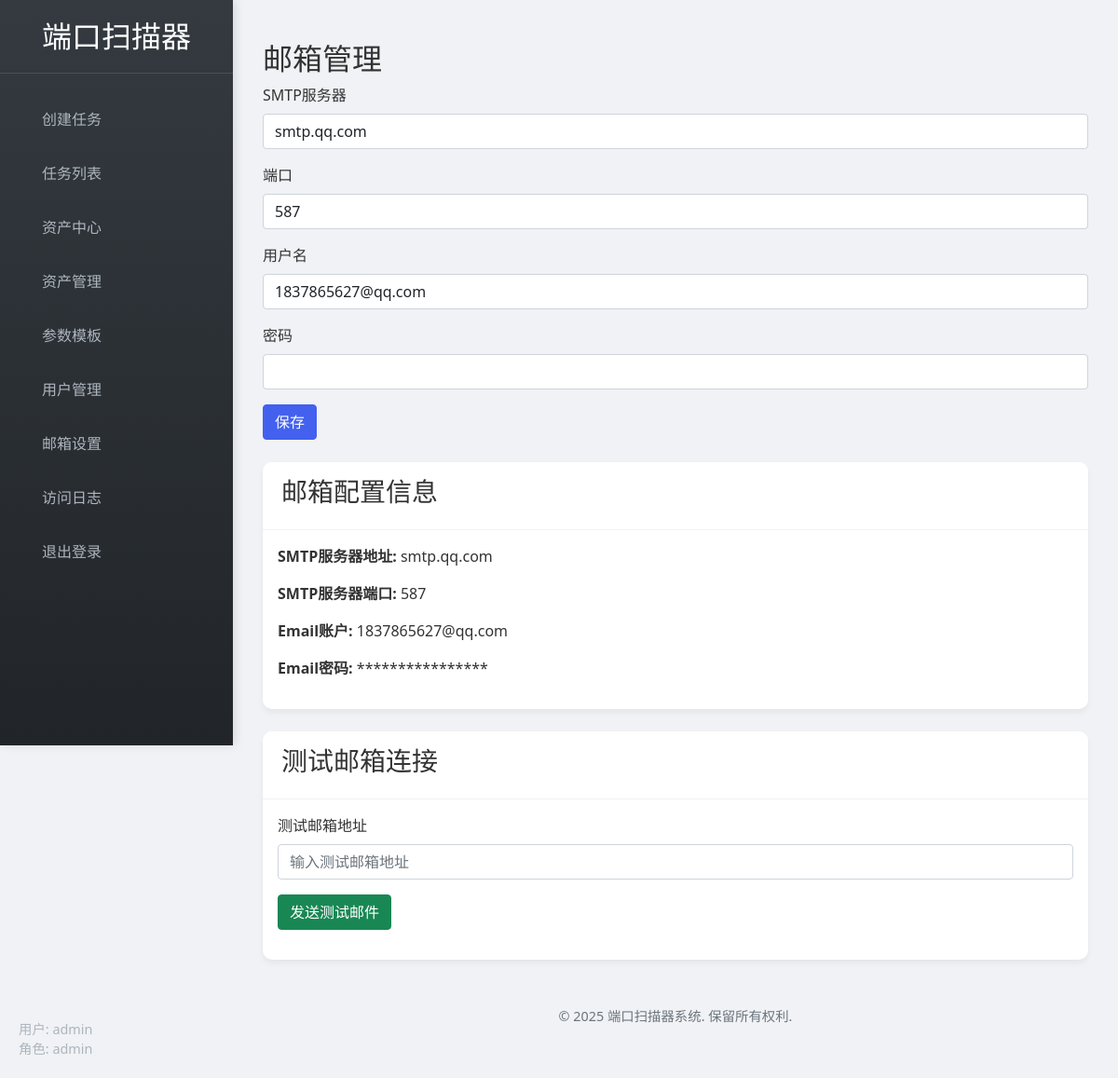
/email (signed in), run on the app's committed database.
### app.py (models this page shows, shortened)
class ZEmail(db.Model):
    id = db.Column(db.Integer, primary_key=True)
    host = db.Column(db.String(100), nullable=False)
    port = db.Column(db.Integer, nullable=False)
    user = db.Column(db.String(100), nullable=False)
    passwd = db.Column(db.String(100), nullable=False)

### app.py (the view, shortened to what this page needs)
@app.route('/email', methods=['GET', 'POST'])
@login_required
def email_settings():
    if not current_user.role == 'admin':
        return redirect(url_for('index'))
    form = EmailForm()
    email_setting = ZEmail.query.first()
    if email_setting:
        form.host.data = email_setting.host
        form.port.data = email_setting.port
        form.user.data = email_setting.user
        form.passwd.data = email_setting.passwd
    return render_template('email.html', form=form, email_setting=email_setting)

### app.py
class EmailForm(FlaskForm):
    host = StringField('SMTP服务器', validators=[DataRequired()])
    port = IntegerField('端口', validators=[DataRequired(), NumberRange(1, 65535)])
    user = StringField('用户名', validators=[DataRequired()])
    passwd = PasswordField('密码', validators=[DataRequired()])
    submit = SubmitField('保存')

### app.py (called while the page is built)
@login_manager.user_loader
def load_user(user_id):
    return User.query.get(int(user_id))

### templates/email.html (shortened to what this page needs)
{% extends "layout.html" %}
{% block content %}
<div class="container mt-4">
    <h2>邮箱管理</h2>
    <form id="email-form" method="POST" class="mb-4">
        <div class="mb-3">
            {{ form.host.label(class="form-label") }}
            {{ form.host(class="form-control", size=32) }}
        </div>
        <div class="mb-3">
            {{ form.port.label(class="form-label") }}
            {{ form.port(class="form-control", size=32) }}
        </div>
        <div class="mb-3">
            {{ form.user.label(class="form-label") }}
            {{ form.user(class="form-control", size=32) }}
        </div>
        <div class="mb-3">
            {{ form.passwd.label(class="form-label") }}
            {{ form.passwd(class="form-control") }}
        </div>
        <div>
            {{ form.submit(class="btn btn-primary") }}
        </div>
    </form>
    <div class="card mt-4">
        <div class="card-header">
            <h3>邮箱配置信息</h3>
        </div>
        <div class="card-body">
            {% if email_setting %}
            <p><strong>SMTP服务器地址:</strong> {{ email_setting.host }}</p>
            <p><strong>SMTP服务器端口:</strong> {{ email_setting.port }}</p>
            <p><strong>Email账户:</strong> {{ email_setting.user }}</p>
            <p><strong>Email密码:</strong> {{ '*' * email_setting.passwd|length }}</p>
            {% else %}
            <p>尚未配置邮箱信息</p>
            {% endif %}
        </div>
    </div>
    <div class="card mt-4">
        <div class="card-header">
            <h3>测试邮箱连接</h3>
        </div>
        <div class="card-body">
            <form id="testEmailForm">
                <div class="mb-3">
                    <label for="testEmail" class="form-label">测试邮箱地址</label>
                    <input type="email" class="form-control" id="testEmail" placeholder="输入测试邮箱地址">
                </div>
                <button type="submit" class="btn btn-success" id="testEmailButton">发送测试邮件</button>
            </form>
        </div>
    </div>
</div>
{% endblock %}

### templates/layout.html (style rules this page uses)
:root { --primary-color: #4361ee; --secondary-color: #3f37c9; --success-color: #4cc9f0; --dark-color: #212529; --light-color: #f8f9fa; --sidebar-width: 250px; }
body { font-family: 'Segoe UI', Tahoma, Geneva, Verdana, sans-serif; background-color: #f0f2f5; color: #333; }
.card { border-radius: 10px; box-shadow: 0 4px 6px rgba(0,0,0,0.05); border: none; margin-bottom: 20px; transition: transform 0.3s ease, box-shadow 0.3s ease; }
.card-header { background-color: white; border-bottom: 1px solid rgba(0,0,0,0.05); font-weight: 600; padding: 15px 20px; border-radius: 10px 10px 0 0 !important; }
.btn-primary { background-color: var(--primary-color); border-color: var(--primary-color); }

### data on the page
ZEmail: host "smtp.qq.com", port "587", user "1837865627@qq.com"

### other printed values
{{ session.username }} "admin"
{{ session.role }} "admin"
{{ '*' * email_setting.passwd|length }} "****************"
